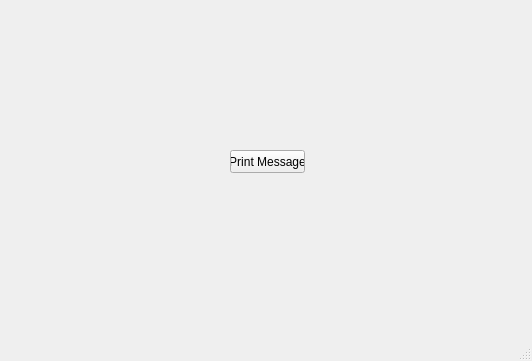
<?xml version="1.0" encoding="UTF-8"?>
<ui version="4.0">
 <class>MainWindow</class>
 <widget class="QMainWindow" name="MainWindow">
  <property name="geometry">
   <rect>
    <x>0</x>
    <y>0</y>
    <width>532</width>
    <height>361</height>
   </rect>
  </property>
  <property name="windowTitle">
   <string>MainWindow</string>
  </property>
  <widget class="QWidget" name="centralwidget">
   <widget class="QPushButton" name="pushButton">
    <property name="geometry">
     <rect>
      <x>230</x>
      <y>150</y>
      <width>75</width>
      <height>23</height>
     </rect>
    </property>
    <property name="text">
     <string>Print Message</string>
    </property>
   </widget>
  </widget>
  <widget class="QMenuBar" name="menubar">
   <property name="geometry">
    <rect>
     <x>0</x>
     <y>0</y>
     <width>532</width>
     <height>21</height>
    </rect>
   </property>
  </widget>
  <widget class="QStatusBar" name="statusbar"/>
 </widget>
 <resources/>
 <connections/>
</ui>
